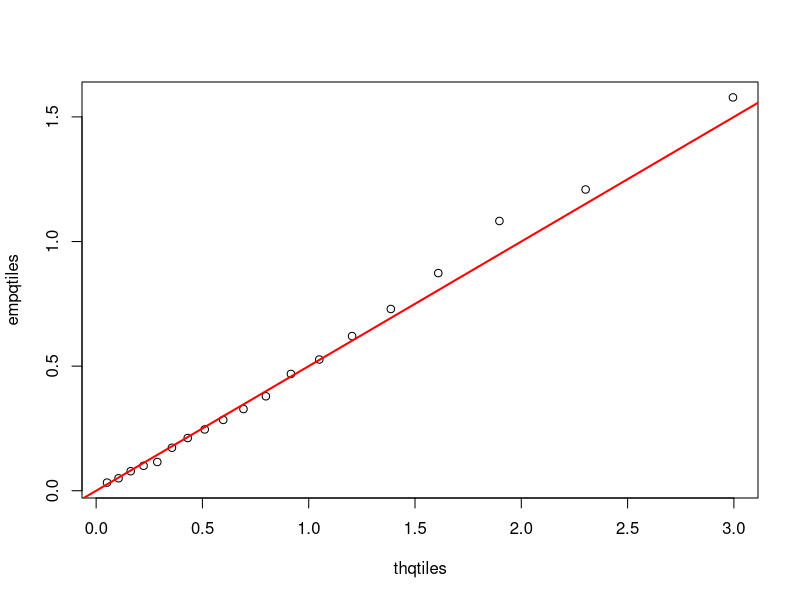

This figure's R source:
## ---- chunk 1
knitr::opts_chunk$set(echo = TRUE)
## ---- chunk 2
randnums <- rexp(200, rate = 2)
empqtiles <- quantile(randnums, probs = seq(0.05, 0.95, 0.05))
## ---- chunk 3
thqtiles = qexp(p = seq(0.05, 0.95, 0.05), rate = 1)
plot(thqtiles, empqtiles)
## ---- chunk 4
abline(a = 0, b = 0.5, col = "red", lwd = 2) # Rate of 0.5 since exp rates are 1/2 ratio
